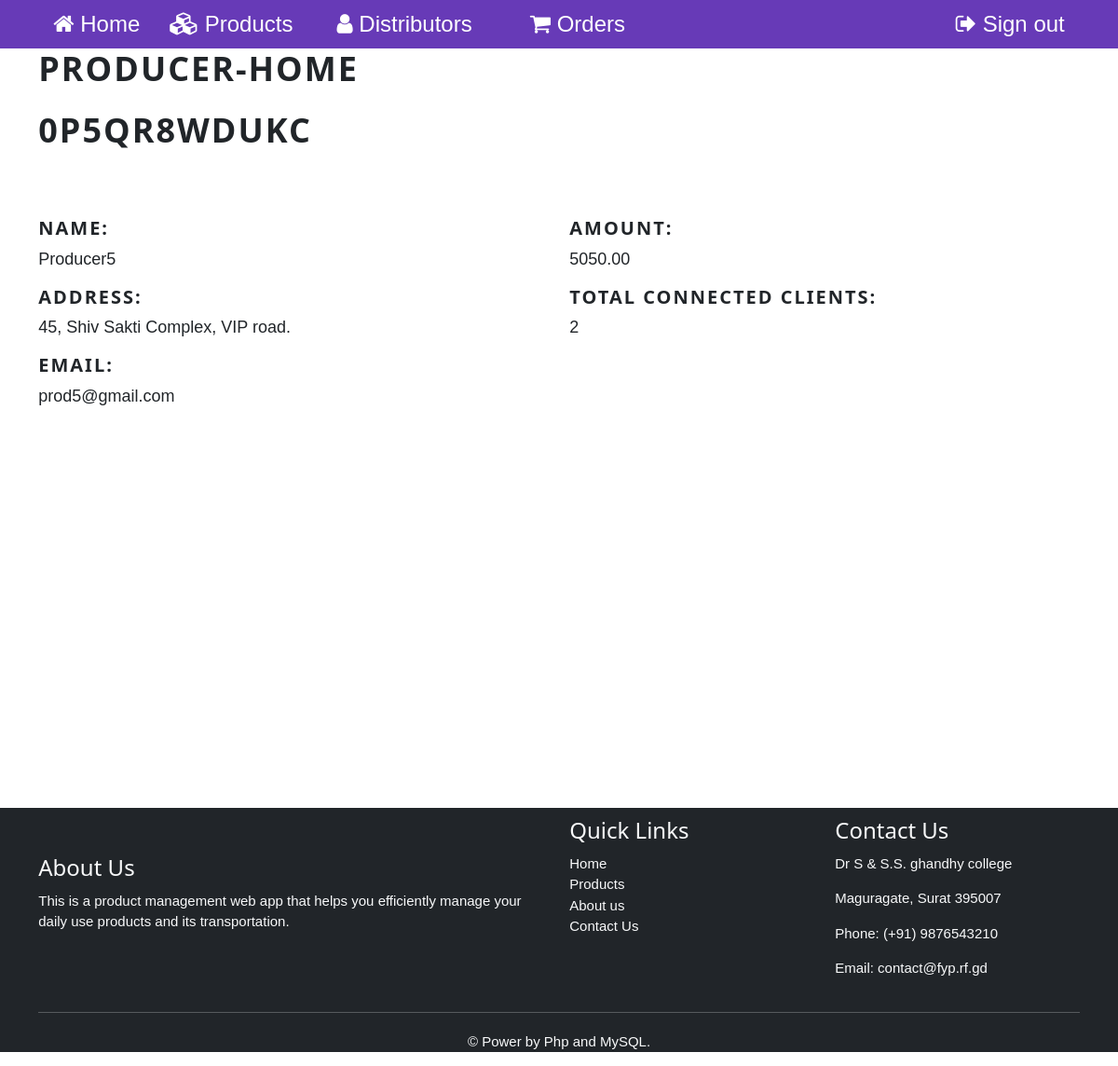
Screenshot of /p/home.php (signed in) with the database file from the repository.
### tables this page shows
CREATE TABLE `user_amount` (
  `r_id` int(9) NOT NULL,
  `f_user_id` varchar(16) NOT NULL DEFAULT 'f_id_null',
  `amount` decimal(10,2) NOT NULL DEFAULT 0.00
);

CREATE TABLE `users` (
  `user_id` varchar(16) NOT NULL DEFAULT 'user_id_null',
  `type` enum('producer','distributor','seller') NOT NULL,
  `name` varchar(255) NOT NULL DEFAULT 'name_null',
  `address` text NOT NULL DEFAULT 'address_null',
  `email` varchar(255) NOT NULL DEFAULT 'email_null',
  `password` varchar(255) NOT NULL DEFAULT 'password_null'
);

### p/php/home.fun.php (called while the page is built, shortened)
<?php
function selectAllInformation($userId)
{
    $data[] = null;
    $queryString = "SELECT name, address, email, amount FROM users JOIN user_amount ON user_id = f_user_id WHERE user_id = ?;";
    $dbConn = databaseConnector();
    $stmt = mysqli_stmt_init($dbConn);
    if (mysqli_stmt_prepare($stmt, $queryString)) {
        mysqli_stmt_bind_param($stmt, "s", $userId);
        mysqli_stmt_execute($stmt);
        $result = mysqli_stmt_get_result($stmt);
        $data = mysqli_fetch_assoc($result);
    }
    $queryString = "SELECT count(f_client_id) AS total_connected_client FROM users LEFT JOIN provider_client ON user_id = f_provider_id WHERE user_id = ? AND status = 3;";
    if (mysqli_stmt_prepare($stmt, $queryString)) {
        mysqli_stmt_bind_param($stmt, "s", $userId);
        mysqli_stmt_execute($stmt);
        $result = mysqli_stmt_get_result($stmt);
        $data += mysqli_fetch_assoc($result);
    }
    return $data;
}

### p/home.php (the view, shortened to what this page needs)
<?php require_once("./01_head.php") ?>
<?php
try {
    require_once("./php/home.fun.php");
    $data = selectAllInformation($_SESSION["user_id"]);
} catch (Exception $e) {
    echo "ERROR MESSAGE: " . $e->getMessage();
}
?>
<div class="container" style="min-height: 100vh;">
    <div class="row">
        <h1 class="mb-4">Producer-Home</h1>
        <h1 class="mb-4"><?= $_SESSION["user_id"] ?></h1>
        <div class="col-md-6">
            <h4 class="mb-2">Name:</h4>
            <p class="lead"><?= $data["name"] ?></p>
            <h4 class="mb-2">Address:</h4>
            <p class="lead"><?= $data["address"] ?></p>
            <h4 class="mb-2">Email:</h4>
            <p class="lead"><?= $data["email"] ?></p>
        </div>
        <div class="col-md-6">
            <h4 class="mb-2">Amount:</h4>
            <p class="lead"><?= $data["amount"] ?></p>
            <h4 class="mb-2">Total Connected Clients:</h4>
            <p class="lead"><?= $data["total_connected_client"] ?></p>
        </div>
    </div>
</div>
<?php require_once("./02_foot.php") ?>

### w3.css (style rules this page uses)
*,*:before,*:after { box-sizing:inherit }
html { -ms-text-size-adjust:100%;-webkit-text-size-adjust:100% }
body { margin:0 }
html,body { font-family:Verdana,sans-serif;font-size:15px;line-height:1.5 }
html { overflow-x:hidden }
h1 { font-size:36px }
h4 { font-size:20px }
h1,h2,h3,h4,h5,h6 { font-family:"Segoe UI",Arial,sans-serif;font-weight:400;margin:10px 0 }

### p/home.php (style rules this page uses)
h1, h4 { font-weight: bold; text-transform: uppercase; letter-spacing: 2px; }
.lead { font-size: 1.2rem; line-height: 1.5; }
.col-md-6 { margin-top: 40px; }
h1 { animation: slide-in-fwd-center 0.5s cubic-bezier(0.25, 0.46, 0.45, 0.94) both; }

### rows the page displays
user_amount: f_user.name "Producer5", f_user.address "45, Shiv Sakti Complex, VIP road.", f_user.email "prod5@gmail.com", amount "5050.00"

### other values shown
$_SESSION["user_id"] "0P5QR8WDUKC"
$data["total_connected_client"] "2"
